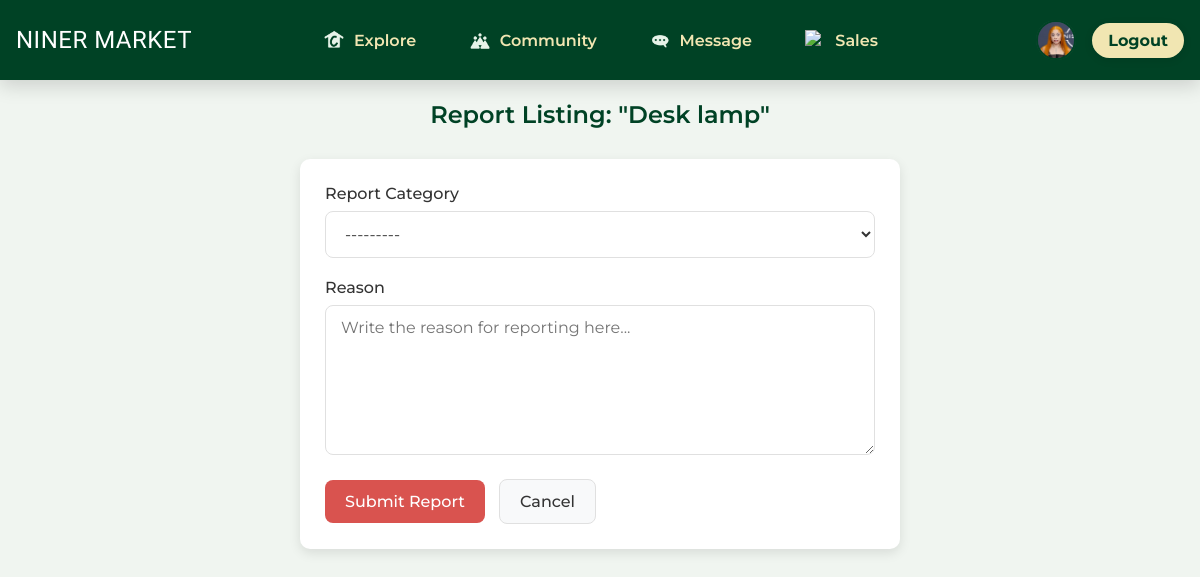
Screenshot of /report/11/ (signed in) with the database file from the repository.
### base/models.py (models this page shows, shortened)
class User(AbstractBaseUser, PermissionsMixin):
    email = models.EmailField(unique=True)
    first_name = models.CharField(max_length=30)
    last_name = models.CharField(max_length=30)
    profile_pic = models.ImageField(
        upload_to='static/images/profile_pics',
        null=True,
        blank=True,
        default='profile_pics/uncc-logo.png'
    )
    is_active = models.BooleanField(default=True)
    is_staff = models.BooleanField(default=False)
    objects = CustomUserManager()
    USERNAME_FIELD = 'email'
    REQUIRED_FIELDS = ['first_name', 'last_name']

class Listing(models.Model):
    PAYMENT_CHOICES = [
        ('cash', 'Cash'),
        ('paypal', 'PayPal'),
        ('venmo', 'Venmo'),
        ('zelle', 'Zelle'),
        ('cashapp', 'CashApp'),
        ('other', 'Other'),
    ]
    CONDITION_CHOICES = [
        ('used', 'Used'),
        ('new', 'New'),
    ]
    CATEGORY_CHOICES = [
        ('Electronics', 'Electronics'),
        ('Sports', 'Sports'),
        ('Clothing', 'Clothing'),
        ('Books', 'Books'),
        ('Furniture', 'Furniture'),
        ('Other', 'Other')
    ]
    title = models.CharField(max_length=100)
    description = models.TextField(default='No description provided.')
    price = models.DecimalField(max_digits=8, decimal_places=2)
    quantity = models.PositiveIntegerField(default=1)
    accepted_payments = models.CharField(max_length=255, null=True, blank=True)
    negotiable = models.BooleanField(default=False)
    condition = models.CharField(max_length=20, choices=CONDITION_CHOICES, default='used')
    created_by = models.ForeignKey('base.User', on_delete=models.CASCADE)
    created_at = created_at = models.DateTimeField(auto_now_add=True)
    category = models.CharField(max_length=50, choices=CATEGORY_CHOICES, default='Other')

### base/views.py (the view)
# urls.py: path('report/<int:pk>/', views.report_listing, name='report_listing'),
@login_required
def report_listing(request, pk):
    listing = get_object_or_404(Listing, pk=pk)
    if request.method == 'POST':
        form = ReportForm(request.POST)
        if form.is_valid():
            report = form.save(commit=False)
            report.user = request.user
            report.listing = listing
            report.save()
            messages.success(request, 'Your report has been submitted.')
            return redirect('explore_detail', pk=pk)
    else:
        form = ReportForm()
    return render(request, 'base/report_listing.html', {
        'listing': listing,
        'form': form
    })

### base/forms.py
class ReportForm(forms.ModelForm):
    class Meta:
        model = Report
        fields = ['category', 'reason']
        widgets = {
            'category': forms.Select(attrs={'class': 'form-control'}),
            'reason': forms.Textarea(attrs={
                'placeholder': 'Write the reason for reporting here...',
                'class': 'form-control',
                'rows': 5,
            }),
        }

### base/templates/base/report_listing.html (shortened to what this page needs)
<!DOCTYPE html>
{% load static %}
<html lang="en">
<head>
    <link rel="stylesheet" href="{% static 'css/report_listing.css' %}">
    <link rel="stylesheet" href="https://cdnjs.cloudflare.com/ajax/libs/font-awesome/6.0.0/css/all.min.css">
</head>
<body>
{% include 'navbar.html' %}
<h2>Report Listing: "{{ listing.title }}"</h2>
<form method="POST">
  <div class="form-group">
    <label for="id_category">Report Category</label>
    {{ form.category }}
  </div>
  <div class="form-group">
    <label for="id_reason">Reason</label>
    {{ form.reason }}
  </div>
  <button type="submit" class="btn btn-danger">Submit Report</button>
  <a href="{% url 'explore_detail' listing.id %}" class="btn btn-secondary">Cancel</a>
</form>
</body>
</html>

### templates/navbar.html (shortened to what this page needs)
<!DOCTYPE html>
{% load static %}
<html lang="en">
<head>
    <link rel='stylesheet' href="{% static 'css/navbar.css' %}">
</head>
<body>
<div class="navbar">
    <div class="nav-left">
        <a href="{% url 'home' %}" class="logo">
            NINER MARKET
        </a>
    </div>
    <div class="nav-center">
        <div class="nav-icons" id="navMenu">
            <a href="{% url 'explore' %}" class="{% if request.path == '/explore/' %}active{% endif %}">
                <img src="{% static 'images/Home.png' %}" alt="explore"> Explore
            </a>
            <a href="{% url 'community' %}" class="{% if request.path == '/community/' %}active{% endif %}">
                <img src="{% static 'images/Community.png' %}" alt="community"> Community
            </a>
            <a href="{% url 'message' %}" class="{% if request.path == '/messages/' %}active{% endif %}">
                <img src="{% static 'images/Message.png' %}" alt="messages"> Message
            </a>
            <a href="{% url 'sales' %}" class="{% if request.path == '/sales/' %}active{% endif %}">
                <img src="{% static 'images/Sales.png' %}" alt="create listings"> Sales
            </a>
        </div>
    </div>
    <div class="nav-right">
        {% if user.is_authenticated %}
            <div class="desktop-buttons">
                <a href="{% url 'profile' %}" class="profile-icon">
                    <img src="{% if user.profile_pic %}{{ user.profile_pic.url }}{% else %}{% static 'images/emptyuserprofile.jpg' %}{% endif %}"
                         alt="Profile" class="nav-profile-pic">
                </a>
                <a href="{% url 'logout' %}" class="desktop-login">Logout</a>
            </div>
        {% else %}
            <a href="{% url 'login' %}" class="desktop-login">Login/Signup</a>
        {% endif %}
    </div>
</div>
</body>
</html>

### static/css/report_listing.css (style rules this page uses)
:root { --color-main: #004225; --color-light-main: #00532e; --color-accent: #F1E6B2; --color-hover: #A49665; --color-white: #ffffff; --color-bg: #f0f5f0; --color-text: #333333; --color-text-light: #666666; --color-border: #e0e0e0; --color-danger: #d9534f; --shadow-sm: 0 2px 5px rgba(0, 0, 0, 0.05); --transition-medium: 0.3s ease; --border-radius: 10px; }
* { margin: 0; padding: 0; box-sizing: border-box; font-family: 'Montserrat', sans-serif; }
body { background-color: var(--color-bg); color: var(--color-text); font-size: 16px; padding-top: 80px; min-height: 100vh; }
h2 { font-size: 24px; font-weight: 600; color: var(--color-main); text-align: center; margin: 20px 0 30px; }
form { max-width: 600px; margin: 0 auto; padding: 25px; background-color: var(--color-white); border-radius: var(--border-radius); box-shadow: var(--shadow-sm); }
.form-group { margin-bottom: 20px; }
label { display: block; font-weight: 500; margin-bottom: 8px; color: var(--color-text); }
select, textarea { width: 100%; padding: 12px 15px; border: 1px solid var(--color-border); border-radius: 8px; font-size: 16px; color: var(--color-text); background-color: var(--color-white); transition: border-color var(--transition-medium); }
textarea { min-height: 150px; resize: vertical; }
.btn { display: inline-block; padding: 12px 20px; font-size: 16px; font-weight: 500; text-align: center; border-radius: 8px; cursor: pointer; transition: all var(--transition-medium); margin-right: 10px; }
.btn-danger { background-color: var(--color-danger); color: var(--color-white); border: none; }
.btn-secondary { background-color: #f8f9fa; color: var(--color-text); border: 1px solid var(--color-border); text-decoration: none; }

### rows the page displays
User: profile_pic (picture)
Listing: title "Desk lamp"
